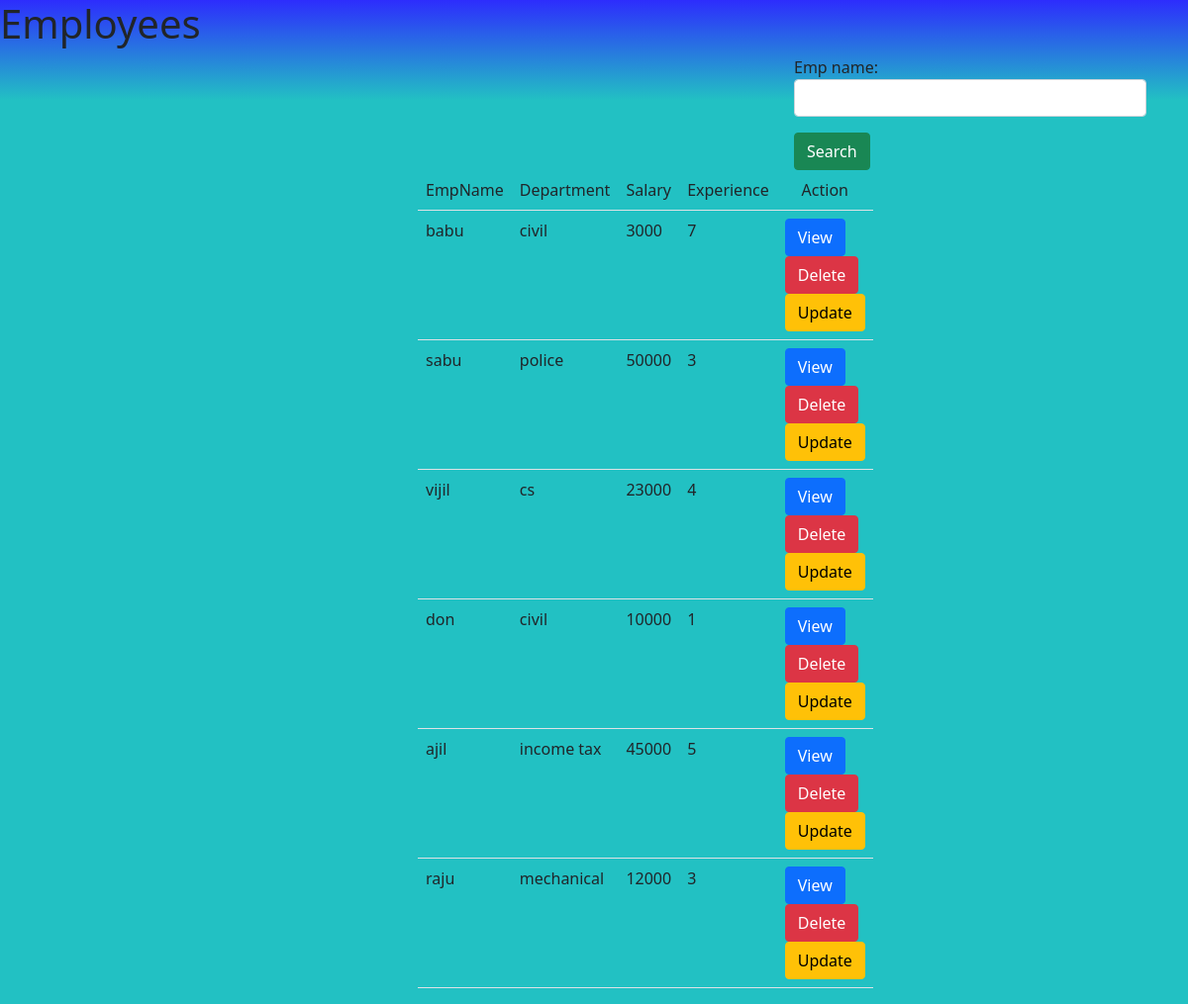
The page /employee/employees/list on the database its author committed.
### employee/models.py (models this page shows, shortened)
class Work(models.Model):
    objects = None
    emp_name = models.CharField(max_length=100, unique=True)
    department = models.CharField(max_length=80)
    salary = models.PositiveIntegerField()
    experience = models.IntegerField()

### employee/views.py (the view, shortened to what this page needs)
# urls.py: path("employees/list", views.employee_list, name="listemployee"),
def employee_list(request):
    form = forms.EmployeeSearchForm()
    employees = Work.objects.all()
    context = {}
    context['employees'] = employees
    context['form'] = form
    return render(request, "emp_list.html", context)

### employee/forms.py
class EmployeeSearchForm(forms.Form):
     emp_name = forms.CharField(widget=forms.TextInput(attrs={'class': "form-control"}))

### employee/templates/emp_list.html (shortened to what this page needs)
<!DOCTYPE html>
{%load static %}
<html lang="en">
<link href="https://cdn.jsdelivr.net/npm/bootstrap@5.1.0/dist/css/bootstrap.min.css" rel="stylesheet">
<link rel="stylesheet" href="{%static 'css/style.css'%}" >
<head>
</head>
<body>
<h1>Employees</h1>
<div class="container">
    <div class="row">
        <div class="col-4"></div>
        <div class="col-4"></div>
        <div class="col-4">
            <form action="" method="post">
                {{form.as_p}}
                <button type="submit" class="btn btn-success">Search</button>
            </form>
        </div>
    </div>
    <div class="row">
        <div class="col-4"></div>
        <div class="col-4">
            <table class="table">
                <tr>
                    <td>EmpName</td>
                    <td>Department</td>
                    <td>Salary</td>
                    <td>Experience</td>
                    <td colspan="3" class="text-center">Action</td>
                </tr>
                {%for employee in employees%}
                <tr>
                    <td>{{employee.emp_name}}</td>
                    <td>{{employee.department}}</td>
                    <td>{{employee.salary}}</td>
                    <td>{{employee.experience}}</td>
                    <td>
                        <a href="{%url 'employeedetail' employee.id%}" class="btn btn-primary">View</a>
                        <a href="{%url 'removeemployee' employee.id%}" class="btn btn-danger">Delete</a>
                        <a href="{%url 'changeemployee' employee.id%}" class="btn btn-warning">Update</a>
                    </td>
                </tr>
                {%endfor%}
            </table>
        </div>
        <div class="col-4"></div>
    </div>
</div>
</body>
</html>

### employee/static/css/style.css (style rules this page uses)
body { background: rgb(34,193,195); background: linear-gradient(0deg, rgba(34,193,195,1) 90%, rgba(45,45,253,1) 100%); }

### rows shown on the page
Work: emp_name "babu", department "civil", salary "3000", experience "7"
Work: emp_name "sabu", department "police", salary "50000", experience "3"
Work: emp_name "vijil", department "cs", salary "23000", experience "4"
Work: emp_name "don", department "civil", salary "10000", experience "1"
Work: emp_name "ajil", department "income tax", salary "45000", experience "5"
Work: emp_name "raju", department "mechanical", salary "12000", experience "3"
